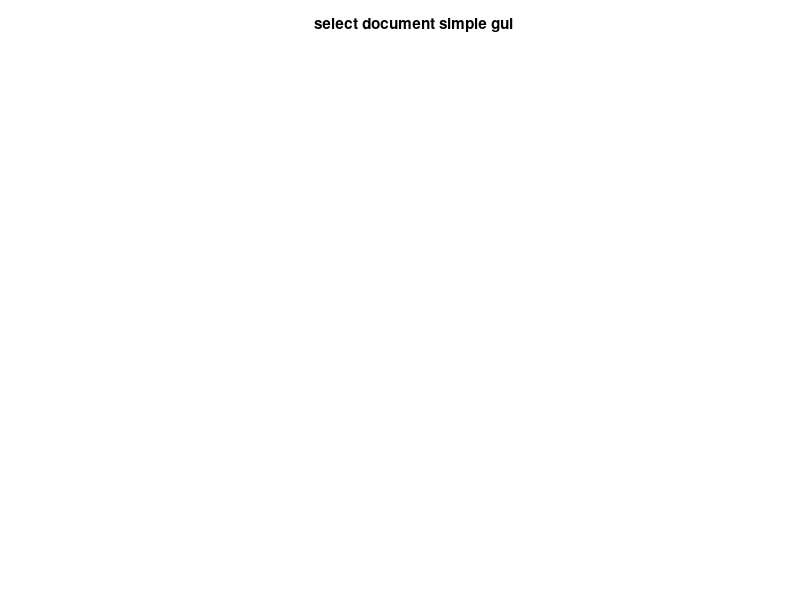

MATLAB code to generate this figure: (Note: this script raises an error after producing the figure.)
function displayTestData()
    scr_siz = get(0,'ScreenSize') ;
    figure('color', [0.8 0.8 0.8], 'Position', floor([scr_siz(3)/4 scr_siz(4)/4 scr_siz(3)/1.5 scr_siz(4)/1.5]));
    title('select document simple gui');
    axis off;
    data = testData();
    docs = load('SomeDocuments.mat');
    data.addDoc(docs.documents);
    
%   These 2 can be used directly:
%     data.clear();
%     data.restore();

%   searchFieldName needs some user input:
%     data.searchFieldName('', '', 'depends_on');
    
%   filter needs a helper:
%     data.filterHelper(6, 2, 'a'); 
%   parameterinputs: search(1), search(2), search(3).String
%   search(1): {'Select' 'Name' 'ID' 'Type' 'Date' 'Other'}
%   search(2): {'Filter options' 'contains' 'begins with' 'ends with'}

%   details, graph and subgraph are a bit tricky, but I am not sure if we
%   want these functions...
end